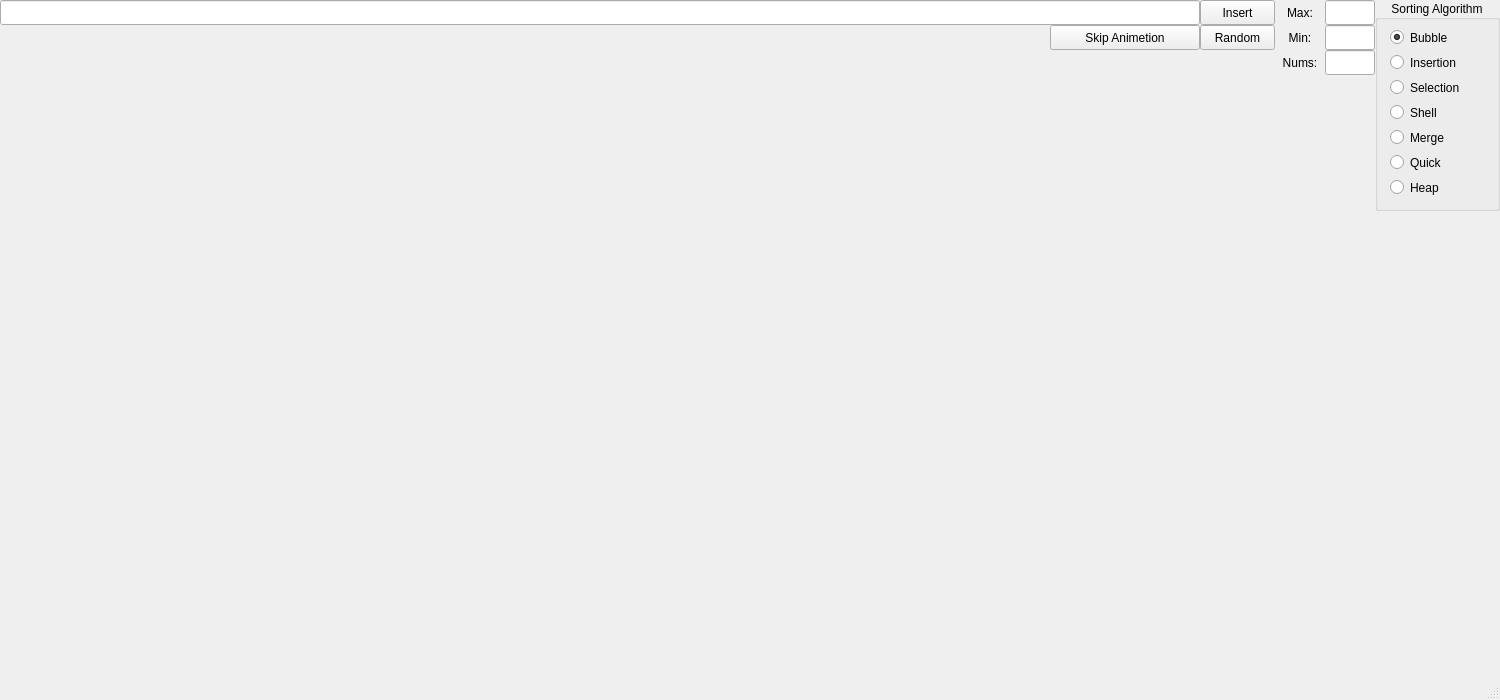
<?xml version="1.0" encoding="UTF-8"?>
<ui version="4.0">
 <class>MainWindow</class>
 <widget class="QMainWindow" name="MainWindow">
  <property name="geometry">
   <rect>
    <x>0</x>
    <y>0</y>
    <width>1500</width>
    <height>700</height>
   </rect>
  </property>
  <property name="windowTitle">
   <string>MainWindow</string>
  </property>
  <widget class="QWidget" name="centralwidget">
   <widget class="QLineEdit" name="lineEdit_input">
    <property name="geometry">
     <rect>
      <x>0</x>
      <y>0</y>
      <width>1200</width>
      <height>25</height>
     </rect>
    </property>
   </widget>
   <widget class="QPushButton" name="pushButton_insert">
    <property name="geometry">
     <rect>
      <x>1200</x>
      <y>0</y>
      <width>75</width>
      <height>25</height>
     </rect>
    </property>
    <property name="text">
     <string>Insert</string>
    </property>
   </widget>
   <widget class="QLabel" name="label_max">
    <property name="geometry">
     <rect>
      <x>1275</x>
      <y>0</y>
      <width>50</width>
      <height>25</height>
     </rect>
    </property>
    <property name="text">
     <string>Max:</string>
    </property>
    <property name="alignment">
     <set>Qt::AlignmentFlag::AlignCenter</set>
    </property>
   </widget>
   <widget class="QLabel" name="label_min">
    <property name="geometry">
     <rect>
      <x>1275</x>
      <y>25</y>
      <width>50</width>
      <height>25</height>
     </rect>
    </property>
    <property name="text">
     <string>Min:</string>
    </property>
    <property name="alignment">
     <set>Qt::AlignmentFlag::AlignCenter</set>
    </property>
   </widget>
   <widget class="QLabel" name="label_nums">
    <property name="geometry">
     <rect>
      <x>1275</x>
      <y>50</y>
      <width>50</width>
      <height>25</height>
     </rect>
    </property>
    <property name="text">
     <string>Nums:</string>
    </property>
    <property name="alignment">
     <set>Qt::AlignmentFlag::AlignCenter</set>
    </property>
   </widget>
   <widget class="QLineEdit" name="lineEdit_maxRandomVal">
    <property name="geometry">
     <rect>
      <x>1325</x>
      <y>0</y>
      <width>50</width>
      <height>25</height>
     </rect>
    </property>
   </widget>
   <widget class="QLineEdit" name="lineEdit_minRandomVal">
    <property name="geometry">
     <rect>
      <x>1325</x>
      <y>25</y>
      <width>50</width>
      <height>25</height>
     </rect>
    </property>
   </widget>
   <widget class="QLineEdit" name="lineEdit_RandomNums">
    <property name="geometry">
     <rect>
      <x>1325</x>
      <y>50</y>
      <width>50</width>
      <height>25</height>
     </rect>
    </property>
   </widget>
   <widget class="QPushButton" name="pushButton_random">
    <property name="geometry">
     <rect>
      <x>1200</x>
      <y>25</y>
      <width>75</width>
      <height>25</height>
     </rect>
    </property>
    <property name="text">
     <string>Random</string>
    </property>
   </widget>
   <widget class="QGroupBox" name="groupBox">
    <property name="geometry">
     <rect>
      <x>1375</x>
      <y>0</y>
      <width>125</width>
      <height>211</height>
     </rect>
    </property>
    <property name="title">
     <string>Sorting Algorithm</string>
    </property>
    <property name="alignment">
     <set>Qt::AlignmentFlag::AlignCenter</set>
    </property>
    <widget class="QRadioButton" name="radioButton_BubbleSort">
     <property name="geometry">
      <rect>
       <x>15</x>
       <y>25</y>
       <width>100</width>
       <height>25</height>
      </rect>
     </property>
     <property name="text">
      <string>Bubble</string>
     </property>
     <property name="checked">
      <bool>true</bool>
     </property>
    </widget>
    <widget class="QRadioButton" name="radioButton_InsertionSort">
     <property name="geometry">
      <rect>
       <x>15</x>
       <y>50</y>
       <width>100</width>
       <height>25</height>
      </rect>
     </property>
     <property name="text">
      <string>Insertion</string>
     </property>
     <property name="checked">
      <bool>false</bool>
     </property>
    </widget>
    <widget class="QRadioButton" name="radioButton_SelectionSort">
     <property name="geometry">
      <rect>
       <x>15</x>
       <y>75</y>
       <width>100</width>
       <height>25</height>
      </rect>
     </property>
     <property name="text">
      <string>Selection</string>
     </property>
     <property name="checked">
      <bool>false</bool>
     </property>
    </widget>
    <widget class="QRadioButton" name="radioButton_ShellSort">
     <property name="geometry">
      <rect>
       <x>15</x>
       <y>100</y>
       <width>100</width>
       <height>25</height>
      </rect>
     </property>
     <property name="text">
      <string>Shell</string>
     </property>
     <property name="checked">
      <bool>false</bool>
     </property>
    </widget>
    <widget class="QRadioButton" name="radioButton_MergeSort">
     <property name="geometry">
      <rect>
       <x>15</x>
       <y>125</y>
       <width>100</width>
       <height>25</height>
      </rect>
     </property>
     <property name="text">
      <string>Merge</string>
     </property>
     <property name="checked">
      <bool>false</bool>
     </property>
    </widget>
    <widget class="QRadioButton" name="radioButton_QuickSort">
     <property name="geometry">
      <rect>
       <x>15</x>
       <y>150</y>
       <width>100</width>
       <height>25</height>
      </rect>
     </property>
     <property name="text">
      <string>Quick</string>
     </property>
     <property name="checked">
      <bool>false</bool>
     </property>
    </widget>
    <widget class="QRadioButton" name="radioButton_HeapSort">
     <property name="geometry">
      <rect>
       <x>15</x>
       <y>175</y>
       <width>100</width>
       <height>25</height>
      </rect>
     </property>
     <property name="text">
      <string>Heap</string>
     </property>
     <property name="checked">
      <bool>false</bool>
     </property>
    </widget>
   </widget>
   <widget class="QPushButton" name="pushButton_skip">
    <property name="geometry">
     <rect>
      <x>1050</x>
      <y>25</y>
      <width>150</width>
      <height>25</height>
     </rect>
    </property>
    <property name="text">
     <string>Skip Animetion</string>
    </property>
   </widget>
  </widget>
  <widget class="QMenuBar" name="menubar">
   <property name="geometry">
    <rect>
     <x>0</x>
     <y>0</y>
     <width>1500</width>
     <height>24</height>
    </rect>
   </property>
  </widget>
  <widget class="QStatusBar" name="statusbar"/>
 </widget>
 <resources/>
 <connections/>
</ui>
